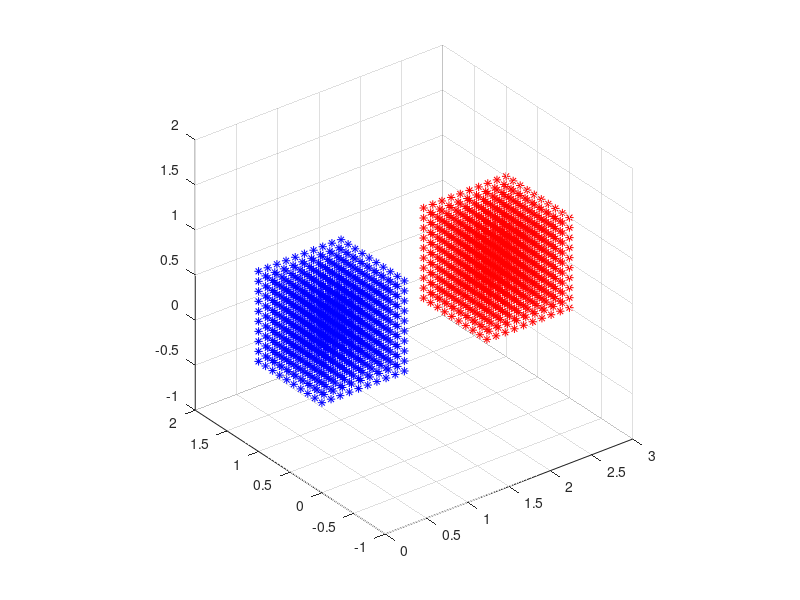

Write MATLAB code to recreate this figure. (Note: this script raises an error after producing the figure.)
%+========================================================================+
%|                                                                        |
%|            This script uses the GYPSILAB toolbox for Matlab            |
%|                                                                        |
%| COPYRIGHT : Matthieu Aussal (c) 2015-2017.                             |
%| PROPERTY  : Centre de Mathematiques Appliquees, Ecole polytechnique,   |
%| route de Saclay, 91128 Palaiseau, France. All rights reserved.         |
%| LICENCE   : This program is free software, distributed in the hope that|
%| it will be useful, but WITHOUT ANY WARRANTY. Natively, you can use,    |
%| redistribute and/or modify it under the terms of the GNU General Public|
%| License, as published by the Free Software Foundation (version 3 or    |
%| later,  http://www.gnu.org/licenses). For private use, dual licencing  |
%| is available, please contact us to activate a "pay for remove" option. |
%| CONTACT   : matthieu.aussal@polytechnique.edu                          |
%| WEBSITE   : www.cmap.polytechnique.fr/~aussal/gypsilab                 |
%|                                                                        |
%| Please acknowledge the gypsilab toolbox in programs or publications in |
%| which you use it.                                                      |
%|________________________________________________________________________|
%|   '&`   |                                                              |
%|    #    |   FILE       : nrtHmxCompressorBox.m                         |
%|    #    |   VERSION    : 0.30                                          |
%|   _#_   |   AUTHOR(S)  : Matthieu Aussal                               |
%|  ( # )  |   CREATION   : 14.03.2017                                    |
%|  / 0 \  |   LAST MODIF : 31.10.2017                                    |
%| ( === ) |   SYNOPSIS   : Compare compressor for separated boxes        |
%|  `---'  |                                                              |
%+========================================================================+

clear all
close all
clc

% Library path
addpath('../../openHmx')

% Taille de la boite
edg = 1;

% Precision ou nombre de points de quadrature polynomiale
tol = 1e-3;

% Regular cube
n       = 10;
x       = 0:1/(n-1):1;
[x,y,z] = meshgrid(x,x,x);

% Recepteurs
Nx     = 1000;
% X      = edg*rand(Nx,3);
X      = edg*[x(:),y(:),z(:)];

% Emmeteurs
Ny     = 1000;
% Y      = edg*rand(Ny,3);
Y      = edg*[x(:),y(:),z(:)];
Y(:,1) = 2*edg + Y(:,1);

% Potentiel aleatoire aux emmeteurs
V  = (-1-1i) + (2+2i)*rand(Ny,1);

% Representation graphique
figure(1)
plot3(X(:,1),X(:,2),X(:,3),'*b',Y(:,1),Y(:,2),Y(:,3),'r*')
grid on
axis equal

% Noyau de green Helmholtz
k     = 5;
rxy   = @(X,Y) sqrt( (X(:,1)-Y(:,1)).^2 + (X(:,2)-Y(:,2)).^2 + (X(:,3)-Y(:,3)).^2 );
green = @(X,Y) exp(1i*k*rxy(X,Y))./rxy(X,Y);

% Gridding
[I,J] = ndgrid(1:Nx,1:Ny);

% Noyau de green
Gxy = green(X(I,:),Y(J,:));
Gxy = reshape(Gxy,Nx,Ny);
% Gxy = [Gxy zeros(Nx,Ny) ; ...
%     zeros(Nx,Ny) Gxy];
% Gxy = [Gxy zeros(Nx,2*Ny) ; ...
%     zeros(Nx,Ny) Gxy zeros(Nx,Ny) ; ...
%     zeros(Nx,2*Ny) Gxy];
% figure
% imagesc(Gxy)

% Calcul du rang
tic
rk = rank(Gxy,tol);
toc
rk

% Compression ACA, pivotage total
tic
[A,B] = hmxACA(Gxy,tol);
toc
size(A)
norm(A*B-Gxy,'fro')./norm(Gxy,'fro')

% Compression ACA, pivotage partiel
tic
[A,B] = hmxACA(X,Y,@(X,Y) green(X,Y),tol);
toc
size(A)
norm(A*B-Gxy,'fro')./norm(Gxy,'fro')

% % Recompression ACA, pivotage total
% tic
% [Ap,Bp] = hmxACA(A,B,tol);
% toc
% size(Ap)
% norm(Ap*Bp-Gxy,'fro')./norm(Gxy,'fro')

% Recompression RSVD
tic
[Ap,Bp,flag] = hmxRSVD(A,B,tol);
toc
size(Ap)
norm(Ap*Bp-Gxy,'fro')./norm(Gxy,'fro')

% Recompression QRSVD
tic
[Ap,Bp] = hmxQRSVD(A,B,tol);
toc
size(Ap)
norm(Ap*Bp-Gxy,'fro')./norm(Gxy,'fro')



disp('~~> Michto gypsilab !')


    


    




